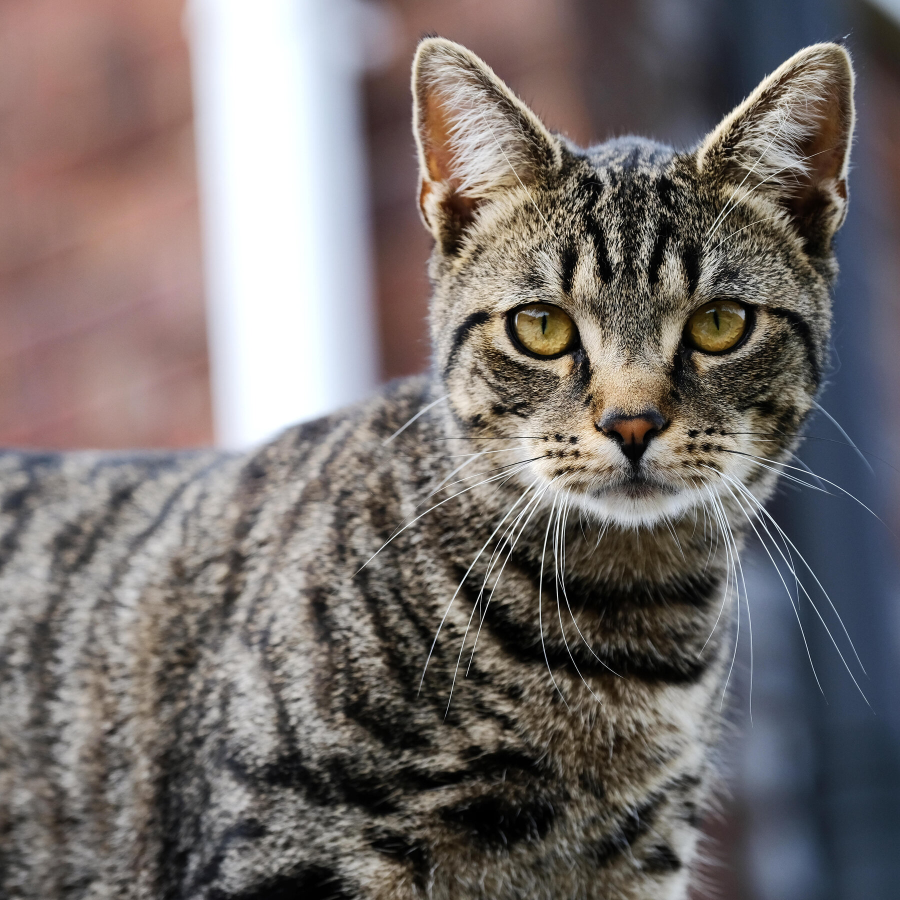
#> input picture images/cat.jpg, 1800 x 1800 px (shown at 1/2 size)
$ python transformations.py
#> lines starting #> are read from the running program, lines starting #| are printed output that depends on the picture
import cv2 as cv
import numpy as np

img = cv.imread('images/cat.jpg')
#> img is the input picture: shape (1800, 1800, 3); mean B, G, R 108.6, 110.7, 118.1
img = cv.resize(img,(500,500),interpolation=cv.INTER_CUBIC)
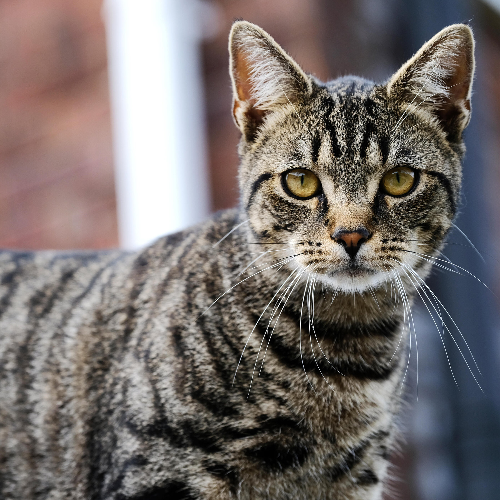
#> img: shape (500, 500, 3); mean B, G, R 108.6, 110.7, 118.1

# Translate
def translate(img,x,y):
#> called with x = 100, y = 100
    transMat = np.float32([[1,0,x],[0,1,y]])
    dimensions = (img.shape[1],img.shape[0])
#> dimensions = (500, 500)
    return cv.warpAffine(img, transMat, dimensions)
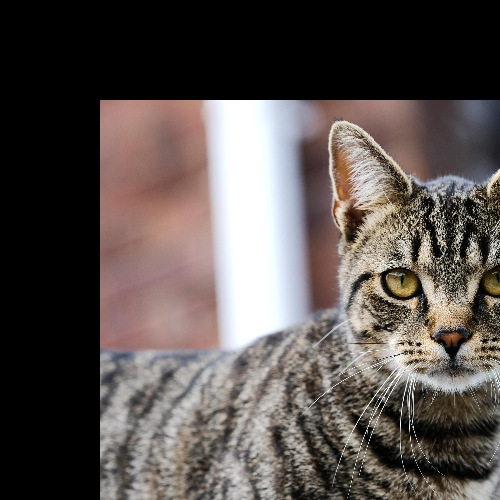
#> returned value: shape (500, 500, 3); mean of channels 0, 1, 2 78.5, 81.6, 89.3; drawn as B, G, R

translated = translate(img,100,100)
cv.imshow("Translated",translated)

# Rotate
def rotate(img, angle, rotPt=None):
#> called with angle = 45
    (height,width) = img.shape[:2]
#> height = 500; width = 500
    if rotPt is None:
        rotPt = (width//2,height//2)
#> rotPt = (250, 250)
    rotMat = cv.getRotationMatrix2D(rotPt,angle,1.0)
    dimensions = (width,height)
#> dimensions = (500, 500)

    return cv.warpAffine(img,rotMat,dimensions)
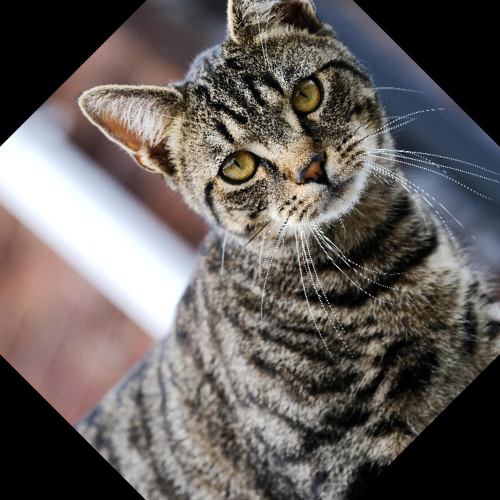
#> returned value: shape (500, 500, 3); mean of channels 0, 1, 2 92.4, 94.8, 100.7; drawn as B, G, R

rotated = rotate(img,45)
cv.imshow("Rotated",rotated)

# Flip
flipped = cv.flip(img,1)  #0: vert , 1 : horz , -1 :both
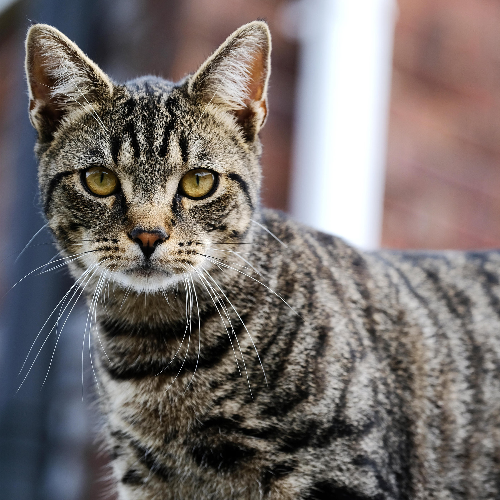
#> flipped: shape (500, 500, 3); mean B, G, R 108.6, 110.7, 118.1
cv.imshow("Flipped",flipped)


cv.waitKey(0)

$ run again, with images/park.jpg copied over images/cat.jpg
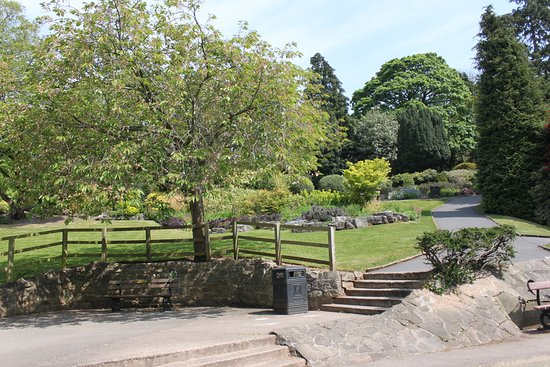
#> input picture images/park.jpg, 550 x 367 px
#> img is the input picture: shape (367, 550, 3); mean B, G, R 111.4, 134.7, 130.5
#> img: shape (500, 500, 3)
#> in rotate, `return cv.warpAffine(img,rotMat,dimensions)`:
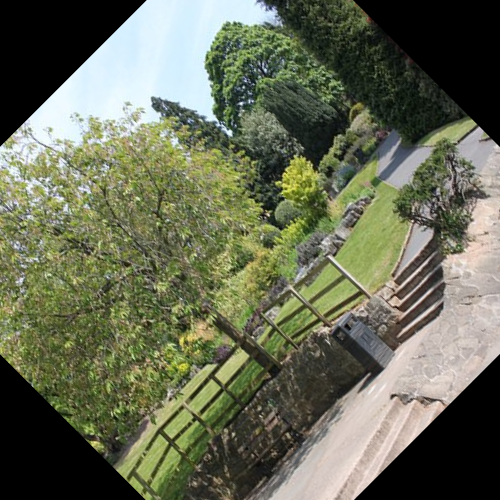
#> returned value: shape (500, 500, 3); mean of channels 0, 1, 2 85.8, 107.5, 103.3; drawn as B, G, R
#> `flipped = cv.flip(img,1)`:
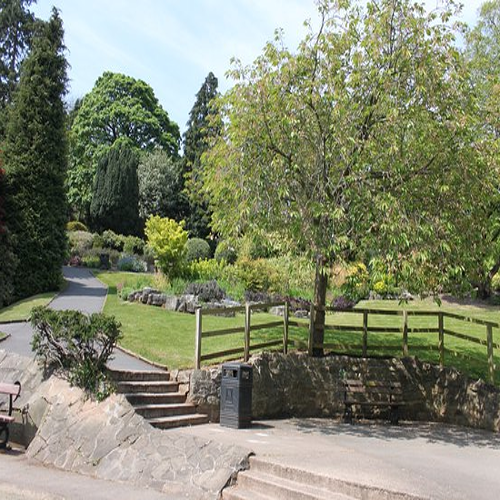
#> flipped: shape (500, 500, 3); mean B, G, R 111.4, 134.7, 130.5

$ run again, with images/shatha.jpg copied over images/cat.jpg
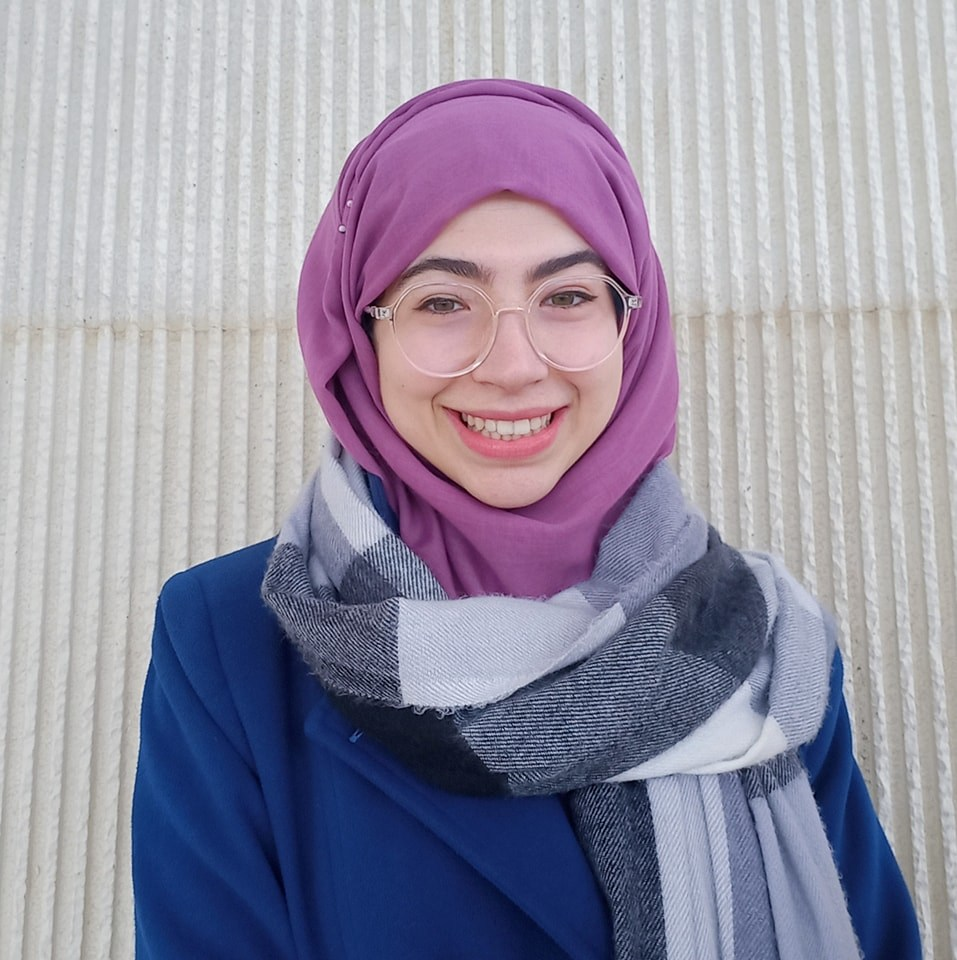
#> input picture images/shatha.jpg, 957 x 960 px
#> img is the input picture: shape (960, 957, 3); mean B, G, R 163.9, 146, 150.2
#> img: shape (500, 500, 3)
#> in rotate, `return cv.warpAffine(img,rotMat,dimensions)`:
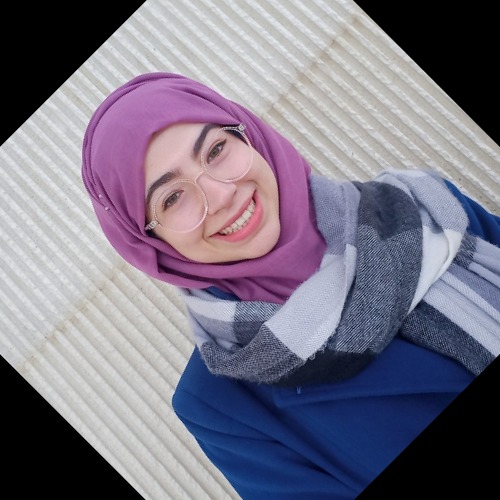
#> returned value: shape (500, 500, 3); mean of channels 0, 1, 2 133.1, 117, 122; drawn as B, G, R
#> `flipped = cv.flip(img,1)`:
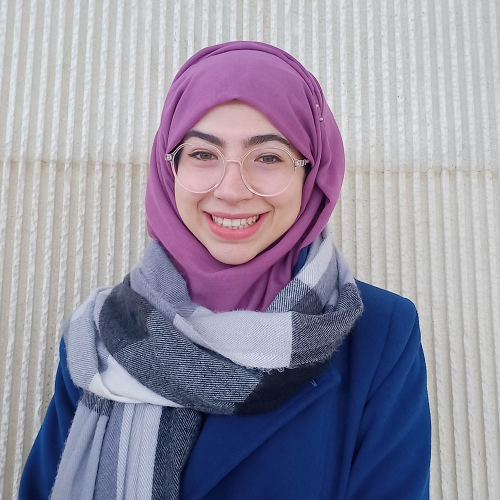
#> flipped: shape (500, 500, 3); mean B, G, R 163.9, 146, 150.2

$ run again, with images/lady2.png saved as images/cat.jpg
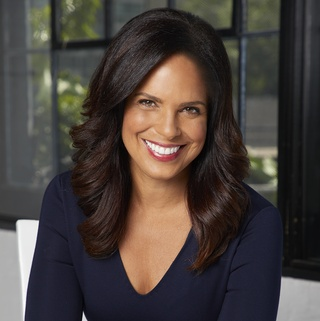
#> input picture images/lady2.png, 320 x 321 px
#> img is the input picture: shape (321, 320, 3); mean B, G, R 60.8, 64.9, 73.1
#> img: shape (500, 500, 3)
#> in rotate, `return cv.warpAffine(img,rotMat,dimensions)`:
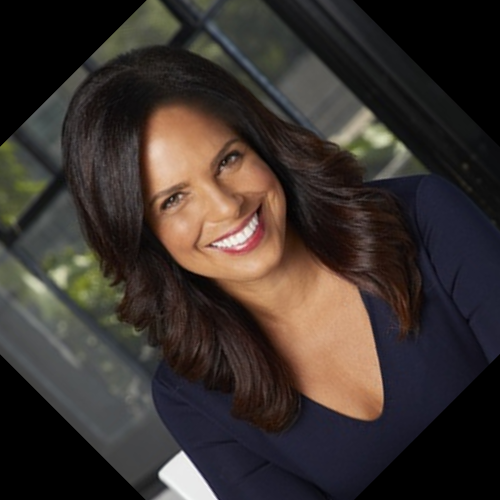
#> returned value: shape (500, 500, 3); mean of channels 0, 1, 2 46.2, 50.5, 58.9; drawn as B, G, R
#> `flipped = cv.flip(img,1)`:
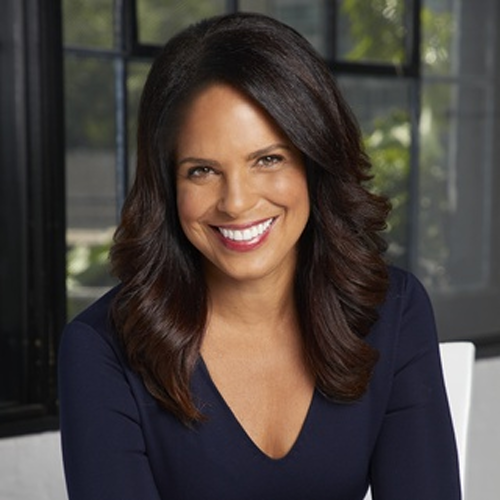
#> flipped: shape (500, 500, 3); mean B, G, R 60.8, 64.9, 73.1
